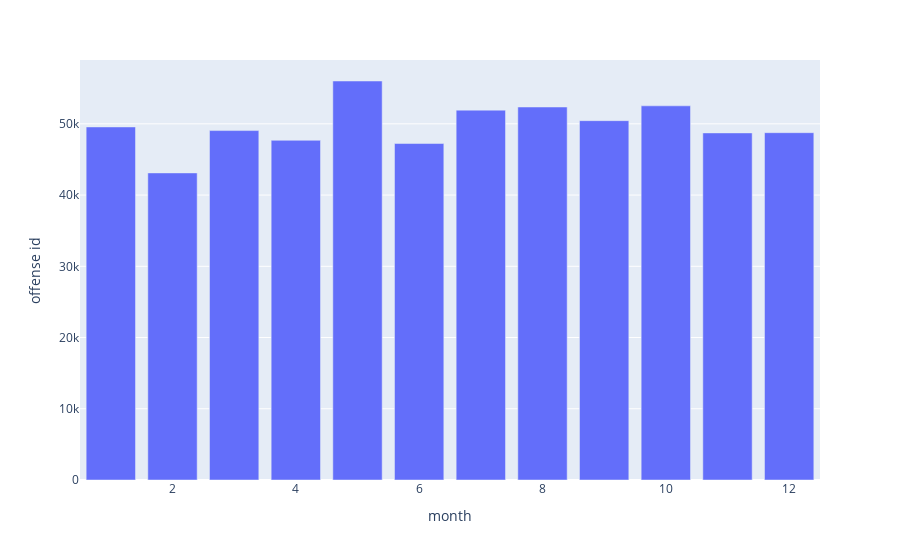

Notebook code for this chart:
### Code cell
px.bar(dff_eda.groupby('month').agg({'offense id':'count'}).reset_index(), x='month', y='offense id')

### Figure 1 — Plotly figure (JSON) as saved in the notebook; plotly's stock layout.template omitted (floating-point values rounded to 4 significant figures)
{"data": [{"hovertemplate": "month=%{x}<br>offense id=%{y}<extra></extra>", "legendgroup": "", "marker": {"color": "#636efa", "pattern": {"shape": ""}}, "name": "", "orientation": "v", "showlegend": false, "textposition": "auto", "type": "bar", "x": [1, 2, 3, 4, 5, 6, 7, 8, 9, 10, 11, 12], "xaxis": "x", "y": [49561, 43109, 49053, 47688, 56012, 47234, 51921, 52362, 50444, 52526, 48724, 48757], "yaxis": "y"}], "layout": {"barmode": "relative", "legend": {"tracegroupgap": 0}, "margin": {"t": 60}, "xaxis": {"anchor": "y", "domain": [0, 1], "title": {"text": "month"}}, "yaxis": {"anchor": "x", "domain": [0, 1], "title": {"text": "offense id"}}}}
